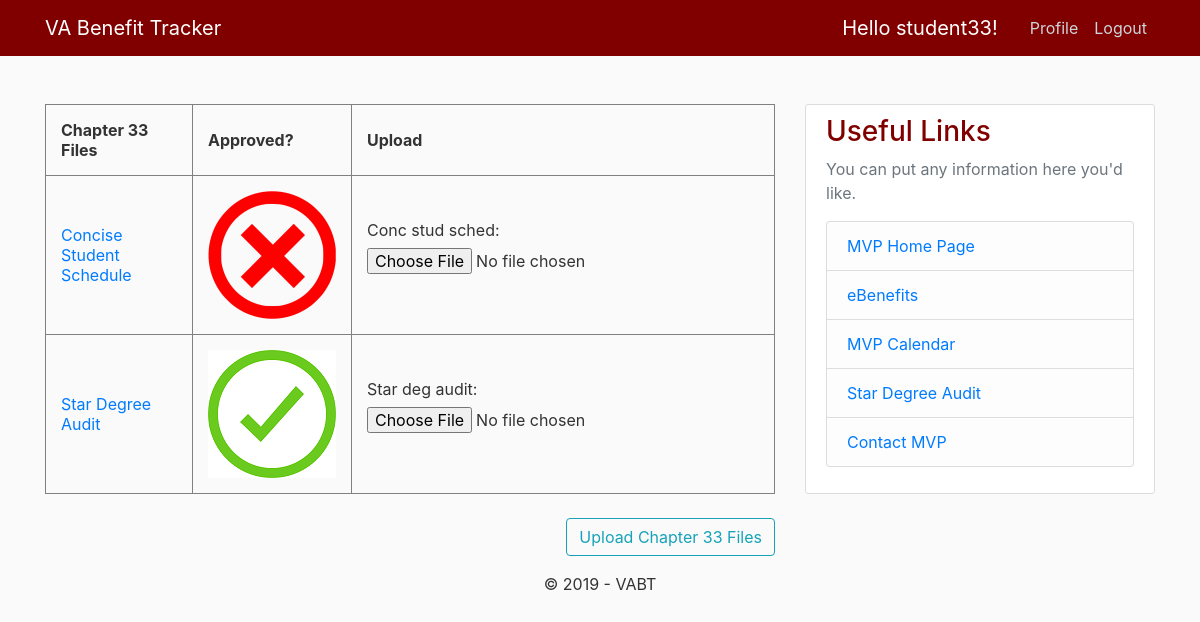
The app's page /student_home/ (signed in), older data.
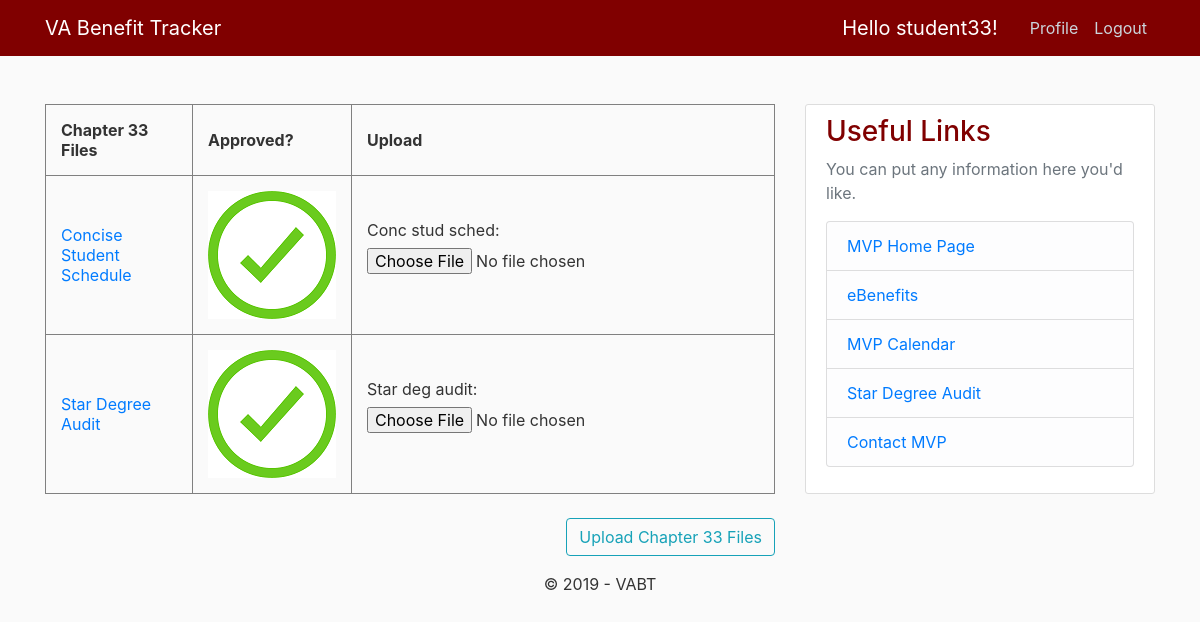
The same page, newer data.
### dashboard/models.py (models this page shows, shortened)
class Post(models.Model):
    title = models.CharField(max_length=100)
    comment = models.TextField()
    date_began = models.DateTimeField(default=timezone.now)
    last_certifier = models.CharField(max_length=80,default='None')
    student = models.ForeignKey(User, related_name='certs', on_delete=models.CASCADE)
    date_cert = models.DateTimeField(default=timezone.now)
    Certificate_of_eligibility = models.BooleanField(default=False)
    date_info = models.DateTimeField(default=timezone.now)
    MVP_information_sheet = models.BooleanField(default=False)
    date_respo = models.DateTimeField(default=timezone.now)
    Student_responsibility = models.BooleanField(default=False)
    date_tuition = models.DateTimeField(default=timezone.now)
    Resident_tuition_app = models.BooleanField(default=False)
    date_concise = models.DateTimeField(default=timezone.now)
    Concise_student_schedule = models.BooleanField(default=False)
    date_audit = models.DateTimeField(default=timezone.now)
    Star_degree_audit = models.BooleanField(default=False)

### dashboard/views.py (the view)
# urls.py: path('student_home/', views.student_home,name='student-home'),
@login_required
def student_home(request):
    if request.method=='POST':
        cert_form = CertForm(request.POST, request.FILES, instance=request.user.userextended)
        mvp_form = MVPForm(request.POST, request.FILES, instance=request.user.userextended)
        stud_form = StudResponForm(request.POST, request.FILES, instance=request.user.userextended)
        resid_form = ResidTuitAppForm(request.POST, request.FILES, instance=request.user.userextended)
        conc_form = ConcStudSchedForm(request.POST, request.FILES, instance=request.user.userextended)
        star_form = StarDegAuditForm(request.POST, request.FILES, instance=request.user.userextended)
        if cert_form.is_valid() == True:
           cert_form.save()
           messages.success(request, f'Your Certificate of Eligibility has been uploaded!')
        if mvp_form.is_valid() == True:
            mvp_form.save()
            messages.success(request, f'Your MVP Information Sheet has been uploaded!')
        if stud_form.is_valid() == True:
            stud_form.save()
            messages.success(request, f'Your Student Responsibilites Form has been uploaded!')
        if resid_form.is_valid() == True:
            resid_form.save()
            messages.success(request, f'Your Resident Tuition Application has been uploaded!')
        if conc_form.is_valid() == True:
            conc_form.save()
            messages.success(request, f'Your Concise Student Schedule has been uploaded!')
        if star_form.is_valid() == True:
            star_form.save()
            messages.success(request, f'Your STAR Degree Audit has been uploaded!')
    else:
        cert_form = CertForm(instance=request.user.userextended)
        mvp_form = MVPForm(instance=request.user.userextended)
        stud_form = StudResponForm(instance=request.user.userextended)
        resid_form = ResidTuitAppForm(instance=request.user.userextended)
        conc_form = ConcStudSchedForm(instance=request.user.userextended)
        star_form = StarDegAuditForm(instance=request.user.userextended)
    certs = Post.objects.all()#for the certification
    context = {
            'cert_form': cert_form,
            'mvp_form' : mvp_form,
            'stud_form' : stud_form,
            'resid_form' : resid_form,
            'conc_form' : conc_form,
            'star_form' : star_form,
            'certs' : certs
    }
    return render(request, 'dashboard/student_home.html',context)

### dashboard/forms.py
class CertForm(forms.ModelForm):
    class Meta:
        model = UserExtended
        fields = ['cert_of_elig']

class MVPForm(forms.ModelForm):
    class Meta:
        model = UserExtended
        fields = ['MVP_info_sheet']

### dashboard/templates/dashboard/student_home.html (shortened to what this page needs)
﻿{%extends "dashboard/base.html" %}
{% block content %}
    {% if user.userextended.chapter == '33' %}
      <form method="post" enctype="multipart/form-data">
        <table style="width:100%">
        <caption></caption>
          <tr>
            <th>Chapter 33 Files</th>
            <th>Approved?</th>
            <th>Upload</th>
          </tr>
          <tr>
            <td><a href="https://my.nmsu.edu">Concise Student Schedule </a></td>
            {% for p in certs %}
                {%if p.student.username == user.username and p.Concise_student_schedule == True %}
                <td><img src="/media/green_check.png"></td>
                {%elif p.student.username == user.username and p.Concise_student_schedule == False %}
                <td><img src="/media/red_check.png"></td>
                {%endif%}
             {% endfor %}
            <td>
                {{ conc_form.as_p }}
            </td>
          </tr>
          <tr>
            <td><a href="https://degreeaudit.nmsu.edu/">Star Degree Audit</a></td>
            {% for p in certs %}
                {%if p.student.username == user.username and p.Star_degree_audit == True %}
                <td><img src="/media/green_check.png"></td>
                {%elif p.student.username == user.username and p.Star_degree_audit == False %}
                <td><img src="/media/red_check.png"></td>
                {%endif%}
             {% endfor %}
            <td>
                {{ star_form.as_p }}
            </td>
          </tr>
        </table>
       <div style="text-align:right">
            <button class="btn btn-outline-info" type="submit">Upload Chapter 33 Files</button>
       </div>
       </form>
    {% endif %}
{% endblock content %}

### dashboard/templates/dashboard/base.html (shortened to what this page needs)
﻿{% load static %}
<html xmlns="http://www.w3.org/1999/xhtml">
<head>
    <link rel="stylesheet" href="https://maxcdn.bootstrapcdn.com/bootstrap/4.0.0/css/bootstrap.min.css">
    <link href="{% static 'dashboard/main.css' %}" rel="stylesheet" type="text/css"/>
</head>
<body>
    <header class="site-header">
        <nav class="navbar navbar-expand-md navbar-dark bg-steel fixed-top">
            <div class="container">
                    <a class="navbar-brand mr-4" href="{%url 'dashboard-home'%}">VA Benefit Tracker</a>
                <div class="collapse navbar-collapse" id="navbarToggle">
                    <div class="navbar-nav">
                        {% if user.is_authenticated %}
                        <a class="navbar-brand mr-4"><font color="white"> Hello {{user.get_username}}!</font></a>
                        <a class="nav-item nav-link" href="{% url 'profile' %}">Profile</a>
                        <a class="nav-item nav-link" href="{% url 'logout' %}">Logout</a>
                        {% else %}
                        <a class="nav-item nav-link" href="{% url 'login' %}">Login</a>
                        <a class="nav-item nav-link" href="{% url 'registers' %}">Register</a>
                        {% endif %}
                    </div>
                </div>
            </div>
        </nav>
    </header>
    <main role="main" class="container">
        <div class="row">
            <div class="col-md-8">
                {% block content %}{% endblock %}
            </div>
            <div class="col-md-4">
                <div class="content-section">
                    <h3>Useful Links</h3>
                    <p class='text-muted'>
                        You can put any information here you'd like.
                        <ul class="list-group">
                            <li class="list-group-item list-group-item-light"><a href="https://mvp.nmsu.edu/">MVP Home Page</a></li>
                            <li class="list-group-item list-group-item-light"><a href="https://www.ebenefits.va.gov/ebenefits/homepage">eBenefits</a></</li>
                            <li class="list-group-item list-group-item-light"><a href="https://mvp.nmsu.edu/calendar/">MVP Calendar</a></</li>
                            <li class="list-group-item list-group-item-light"><a href="https://degreeaudit.nmsu.edu/">Star Degree Audit</a></</li>
                            <li class="list-group-item list-group-item-light"><a href="https://mvp.nmsu.edu/nmsu-military-and-veterans-programs/contact-us/">Contact MVP</a></</li>
                        </ul>
                    </p>
                </div>
            </div>
        </div>
    </main>
        <footer>
        <center>
            <p>&copy; {{ 2019 }} - VABT</p>
        </center>
        </footer>
</body>
</html>

### dashboard/static/dashboard/main.css (style rules this page uses)
body { background: #fafafa; color: #333333; margin-top: 5rem; }
h1, h2, h3, h4, h5, h6 { color: #800000; }
ul { margin: 0; }
.bg-steel { background-color: #800000; }
.site-header .navbar-nav .nav-link { color: #cbd5db; }
.content-section { background: #ffffff; padding: 10px 20px; border: 1px solid #dddddd; border-radius: 3px; margin-bottom: 20px; }
table, th, td { border: .5px solid gray; border-collapse: collapse; }
th, td { padding: 15px; }

Row changes from the older to the newer data that the page shows:
changed Post: Concise_student_schedule False → True (drawn); Concise_student_schedule: picture added; Concise_student_schedule: picture removed
